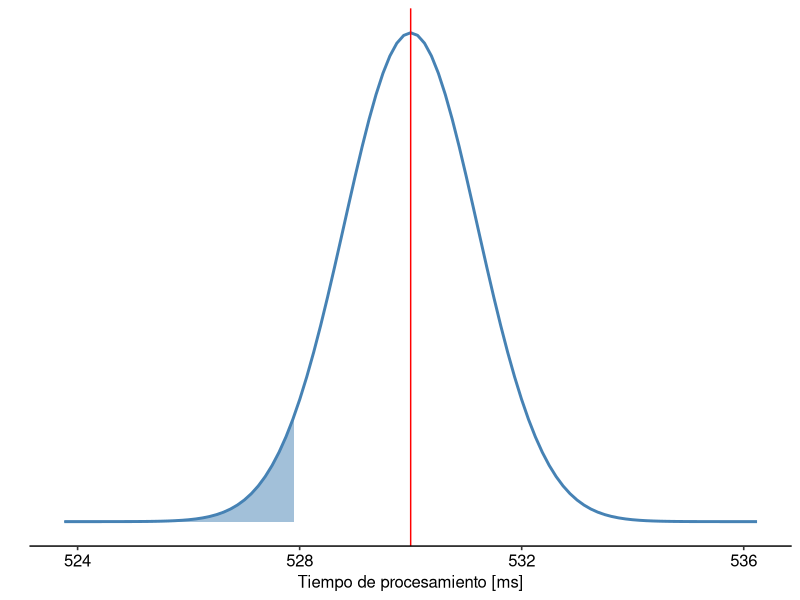

Here is the R script that generated this plot: (Note: this script raises an error after producing the figure.)
library(ggpubr)

# Generar una muestra donde la media cumpla con la hipótesis nula.
set.seed(872)

media_poblacion_antiguo <- 530
media_muestra_nuevo <- 527.9
desv_est <- 48
n <- 1600
error_est <- desv_est / sqrt(n)

x <- seq(media_poblacion_antiguo - 5.2 * error_est,
         media_poblacion_antiguo + 5.2 * error_est,
         0.01)

y <- dnorm(x, mean = media_poblacion_antiguo, sd = error_est)

datos <- data.frame(x, y)

# Graficar la muestra.
g <- ggplot(data = datos, aes(x))

g <- g + stat_function(fun = dnorm,
                       args = list(mean = media_poblacion_antiguo,
                                   sd = error_est),
                       colour = "steelblue", size = 1)

g <- g + ylab("")
g <- g + scale_y_continuous(breaks = NULL)
g <- g + scale_x_continuous(name = "Tiempo de procesamiento [ms]")
g <- g + theme_pubr()

# Colorear el área igual o menor que la media observada.
g <- g + geom_area(data = subset(datos,
                                 x < media_muestra_nuevo),
                   aes(y = y),
                   colour = "steelblue",
                   fill = "steelblue",
                   alpha = 0.5)

# Agregar una línea vertical para el valor nulo.
g <- g + geom_vline(aes(xintercept = media_poblacion_antiguo),
                    color = "red", linetype = 1)

print(g)

# Calcular el valor Z para la muestra.
Z <- (media_muestra_nuevo - media_poblacion_antiguo) / error_est

# Calcular el valor p.
p_1 <- pnorm(Z, lower.tail = TRUE)

cat("Valor p: ", p_1, "\n")

# También se puede calcular el valor p directamente a partir de la
# distribución muestral definida por el valor nulo y el error
# estándar.
p_2 <- pnorm(media_muestra_nuevo, mean = media_poblacion_antiguo,
             sd = est_err)

cat("Valor p: ", p_2)